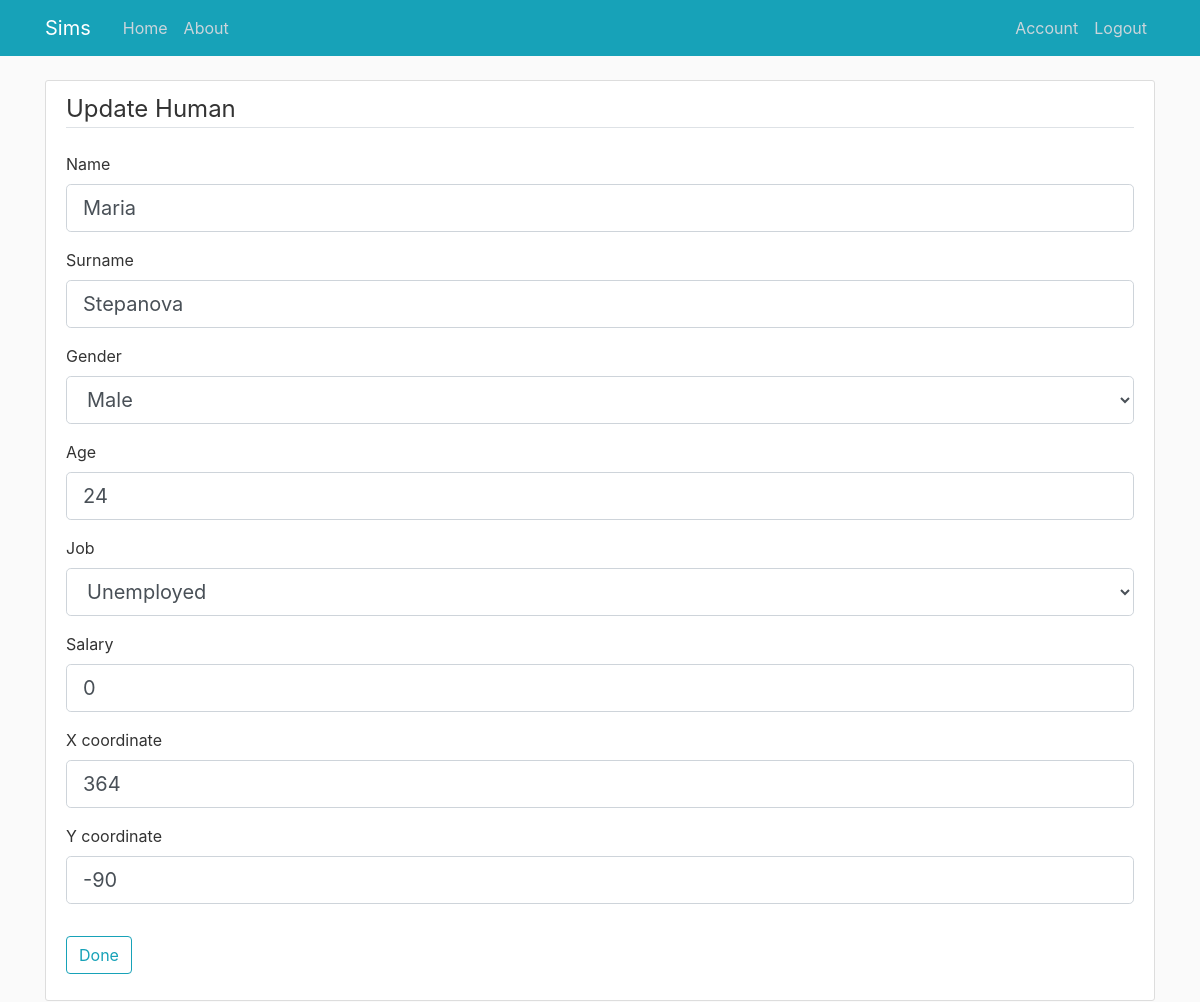
/human/3/update (signed in), run on the app's committed database.
### sims/models.py (models this page shows, shortened)
class Human(db.Model):
    id = db.Column(db.Integer, primary_key=True)
    name = db.Column(db.String(100), nullable=False)
    surname = db.Column(db.String(100), nullable=False)
    gender = db.Column(db.Enum(Gender), nullable=False)
    age = db.Column(db.Integer, nullable=False)
    job = db.Column(db.Enum(Job), default=Job.UNEMPLOYED)
    salary = db.Column(db.Integer, default=0)
    x_coordinate = db.Column(db.Integer, nullable=False, default=0)
    y_coordinate = db.Column(db.Integer, nullable=False, default=0)
    family_id = db.Column(db.Integer, db.ForeignKey('family.id'))
    plumbob = db.Column(db.Enum(Plumbob), default=Plumbob.GREEN)

### sims/humans/routes.py (the view)
@humans.route("/human/<int:human_id>/update", methods=['GET', 'POST'])
@login_required
def update_human(human_id):
    human = Human.query.get_or_404(human_id)
    form = HumanForm()
    if form.validate_on_submit():
        try:
            job = Job(form.job.data)
            gender = Gender(form.gender.data)
        except KeyError:
            flash('Invalid gender or job type', 'danger')
            return redirect(url_for('main.home'))
        human.name = form.name.data
        human.surname = form.surname.data
        human.gender = gender
        human.job = job
        human.salary = form.salary.data
        human.age = form.age.data
        human.x_coordinate = form.x_coordinate.data
        human.y_coordinate = form.y_coordinate.data
        db.session.commit()
        flash('Your human has been updated!', 'success')
        return redirect(url_for('humans.human', human_id=human.id))
    elif request.method == 'GET':
        form.name.data = human.name
        form.surname.data = human.surname
        form.gender.data = human.gender
        form.job.data = human.job
        form.salary.data = human.salary
        form.age.data = human.age
        form.x_coordinate.data = human.x_coordinate
        form.y_coordinate.data = human.y_coordinate
    return render_template('humans/create_human.html', form=form, legend='Update Human', title='Update Human')

### sims/humans/forms.py
class HumanForm(FlaskForm):
    name = StringField('Name',
                       validators=[DataRequired(), Regexp(r'^[A-Za-z]+$', message='Name should contain only letters.')])
    surname = StringField('Surname', validators=[DataRequired(), Regexp(r'^[A-Za-z]+$',
                                                                        message='Surname should contain only letters.')])
    gender = SelectField('Gender', choices=[(gender.value, gender.value) for gender in Gender],
                         validators=[DataRequired()])
    age = IntegerField('Age', validators=[InputRequired(), NumberRange(min=0, max=100)])
    salary = IntegerField('Salary', validators=[InputRequired(), NumberRange(min=0, max=1000000)])
    job = SelectField('Job', choices=[(job.value, job.value) for job in Job],
                      validators=[DataRequired()])
    x_coordinate = IntegerField('X coordinate', validators=[DataRequired(), NumberRange(min=-450, max=450)])
    y_coordinate = IntegerField('Y coordinate', validators=[DataRequired(), NumberRange(min=-200, max=200)])
    submit = SubmitField('Done')

### sims/models.py (called while the page is built)
@login_manager.user_loader
def load_user(user_id):
    return User.query.get(int(user_id))

### sims/templates/humans/create_human.html (shortened to what this page needs)
{% extends "layout.html" %}
{% block content %}
    <div class="content-section">
        <form method="POST" action="">
            <fieldset class="form-group">
                <legend class="border-bottom mb-4">{{ legend }}</legend>
                <div class="form-group">
                    {{ form.name.label(class="form-control-label") }}
                    {% if form.name.errors %}
                        {{ form.name(class="form-control form-control-lg is-invalid") }}
                        <div class="invalid-feedback">
                            {% for error in form.name.errors %}
                                <span>{{ error }}</span>
                            {% endfor %}
                        </div>
                    {% else %}
                        {{ form.name(class="form-control form-control-lg") }}
                    {% endif %}
                </div>
                <div class="form-group">
                    {{ form.surname.label(class="form-control-label") }}
                    {% if form.surname.errors %}
                        {{ form.surname(class="form-control form-control-lg is-invalid") }}
                        <div class="invalid-feedback">
                            {% for error in form.surname.errors %}
                                <span>{{ error }}</span>
                            {% endfor %}
                        </div>
                    {% else %}
                        {{ form.surname(class="form-control form-control-lg") }}
                    {% endif %}
                </div>
                <div class="form-group">
                    {{ form.gender.label(class="form-control-label") }}
                    {% if form.gender.errors %}
                        {{ form.gender(class="form-control form-control-lg is-invalid") }}
                        <div class="invalid-feedback">
                            {% for error in form.gender.errors %}
                                <span>{{ error }}</span>
                            {% endfor %}
                        </div>
                    {% else %}
                        {{ form.gender(class="form-control form-control-lg") }}
                    {% endif %}
                </div>
                <div class="form-group">
                    {{ form.age.label(class="form-control-label") }}
                    {% if form.age.errors %}
                        {{ form.age(class="form-control form-control-lg is-invalid") }}
                        <div class="invalid-feedback">
                            {% for error in form.age.errors %}
                                <span>{{ error }}</span>
                            {% endfor %}
                        </div>
                    {% else %}
                        {{ form.age(class="form-control form-control-lg") }}
                    {% endif %}
                </div>
                <div class="form-group">
                    {{ form.job.label(class="form-control-label") }}
                    {% if form.job.errors %}
                        {{ form.job(class="form-control form-control-lg is-invalid") }}
                        <div class="invalid-feedback">
                            {% for error in form.job.errors %}
                                <span>{{ error }}</span>
                            {% endfor %}
                        </div>
                    {% else %}
                        {{ form.job(class="form-control form-control-lg") }}
                    {% endif %}
                </div>
                <div class="form-group">
                    {{ form.salary.label(class="form-control-label") }}
                    {% if form.salary.errors %}
                        {{ form.salary(class="form-control form-control-lg is-invalid") }}
                        <div class="invalid-feedback">
                            {% for error in form.salary.errors %}
                                <span>{{ error }}</span>
                            {% endfor %}
                        </div>
                    {% else %}
                        {{ form.salary(class="form-control form-control-lg") }}
                    {% endif %}
                </div>
                <div class="form-group">
                    {{ form.x_coordinate.label(class="form-control-label") }}
                    {% if form.x_coordinate.errors %}
                        {{ form.x_coordinate(class="form-control form-control-lg is-invalid") }}
                        <div class="invalid-feedback">
                            {% for error in form.x_coordinate.errors %}
                                <span>{{ error }}</span>
                            {% endfor %}
                        </div>
                    {% else %}
                        {{ form.x_coordinate(class="form-control form-control-lg") }}
                    {% endif %}
                </div>
                <div class="form-group">
                    {{ form.y_coordinate.label(class="form-control-label") }}
                    {% if form.y_coordinate.errors %}
                        {{ form.y_coordinate(class="form-control form-control-lg is-invalid") }}
                        <div class="invalid-feedback">
                            {% for error in form.y_coordinate.errors %}
                                <span>{{ error }}</span>
                            {% endfor %}
                        </div>
                    {% else %}
                        {{ form.y_coordinate(class="form-control form-control-lg") }}
                    {% endif %}
                </div>
            </fieldset>
            <div class="form-group">
                {{ form.submit(class="btn btn-outline-info") }}
            </div>
        </form>
    </div>
{% endblock content %}

### sims/static/main.css (style rules this page uses)
body { background: #fafafa; color: #333333; margin-top: 5rem; }
.content-section { background: #ffffff; padding: 10px 20px; border: 1px solid #dddddd; border-radius: 3px; margin-bottom: 20px; }

### data on the page
Human: name "Maria", surname "Stepanova", gender "Male", age "24", job "Unemployed", salary "0", x_coordinate "364", y_coordinate "-90"

### other printed values
{{ legend }} "Update Human"
